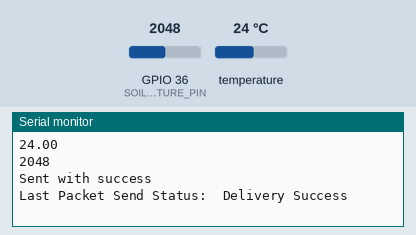
Bench run of a sketch on a simulated ESP32. On the bench: the last lines printed to the serial monitor. Inputs (shaded band) come from the test bench; at power-on: temperature 24 °C, GPIO 36 (SOIL_MOISTURE_PIN) = 2048.

Above: at 1.5 s.
1.6 s: temperature set to 12 °C
3.4 s: GPIO 36 (SOIL_MOISTURE_PIN) set to 2866
At 4.7 s:
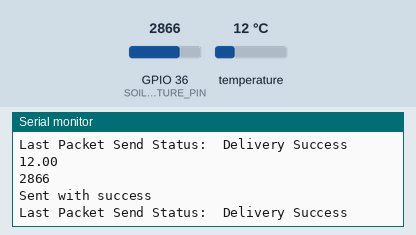
5.2 s: temperature set to 19 °C
7.0 s: GPIO 36 (SOIL_MOISTURE_PIN) set to 3603
At 9.6 s:
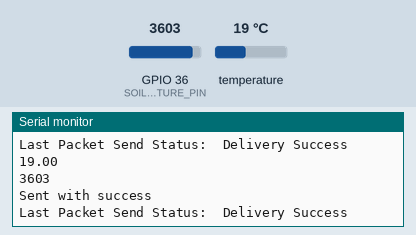
Timing chart, 0 to 9.8 s (numbered marks = the images above; inputs shaded):
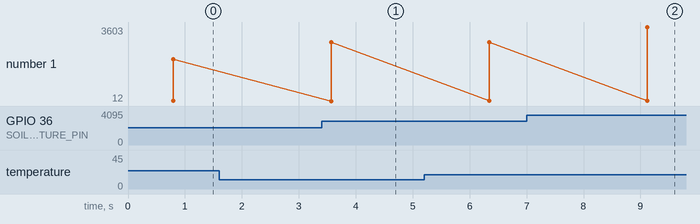

Measured:
- after the input at 3.4 s, the serial monitor: prints a new line after 0.17 s (image 1)
- after the input at 7.0 s, the serial monitor: prints a new line after 2.1 s (image 2)
- plotted number 1: 2048 → 2866 after the input at 3.4 s, 2866 → 3603 after the input at 7.0 s

The sketch:

WiggleAlertSensorsEsp32.ino
```cpp
#include <WiFi.h>
#include <DallasTemperature.h>
#include <esp_now.h>

#define SOIL_MOISTURE_PIN A0
#define SOIL_TEMP_PIN 1

// Setup a oneWire instance to communicate with any OneWire devices
OneWire oneWire(SOIL_TEMP_PIN);

// Pass our oneWire reference to Dallas Temperature sensor
DallasTemperature sensors(&oneWire);

// REPLACE WITH RECEIVER MAC Address
uint8_t broadcastAddress[] = {0xe6, 0x66, 0x9f, 0xa5, 0x6e, 0xe9};

// Structure example to send data
// Must match the receiver structure
typedef struct struct_message {
  float soilTemp;
  float soilMoisture;
} struct_message;

// Create a struct_message called myData
struct_message myData;

esp_now_peer_info_t peerInfo;

// callback when data is sent
void OnDataSent(const uint8_t *mac_addr, esp_now_send_status_t status) {
  Serial.print("\r\nLast Packet Send Status:\t");
  Serial.println(status == ESP_NOW_SEND_SUCCESS ? "Delivery Success" : "Delivery Fail");
}

int soilMoistureValue = 0;

void setup() {
  // Init Serial Monitor
  Serial.begin(115200);

  // Set device as a Wi-Fi Station
  WiFi.mode(WIFI_STA);

  // Init ESP-NOW
  if (esp_now_init() != 0) {
    Serial.println("Error initializing ESP-NOW");
    return;
  }


  // Init ESP-NOW
  if (esp_now_init() != ESP_OK) {
    Serial.println("Error initializing ESP-NOW");
    return;
  }

  // Once ESPNow is successfully Init, we will register for Send CB to
  // get the status of Trasnmitted packet
  esp_now_register_send_cb(OnDataSent);

  // Register peer
  memcpy(peerInfo.peer_addr, broadcastAddress, 6);
  peerInfo.channel = 0;
  peerInfo.encrypt = false;

  // Add peer
  if (esp_now_add_peer(&peerInfo) != ESP_OK){
    Serial.println("Failed to add peer");
    return;
  }

  // Start the DS18B20 sensor
  sensors.begin();
}

void loop() {
    sensors.requestTemperatures();
    myData.soilTemp = sensors.getTempCByIndex(0);
    Serial.println(sensors.getTempCByIndex(0));

    soilMoistureValue = analogRead(SOIL_MOISTURE_PIN);
    myData.soilMoisture = soilMoistureValue;
    Serial.println(soilMoistureValue);

    // Send message via ESP-NOW
    esp_err_t result = esp_now_send(broadcastAddress, (uint8_t *) &myData, sizeof(myData));

    if (result == ESP_OK) {
      Serial.println("Sent with success");
    }
    else {
      Serial.println("Error sending the data");
    }

    delay(2000);
}
```
